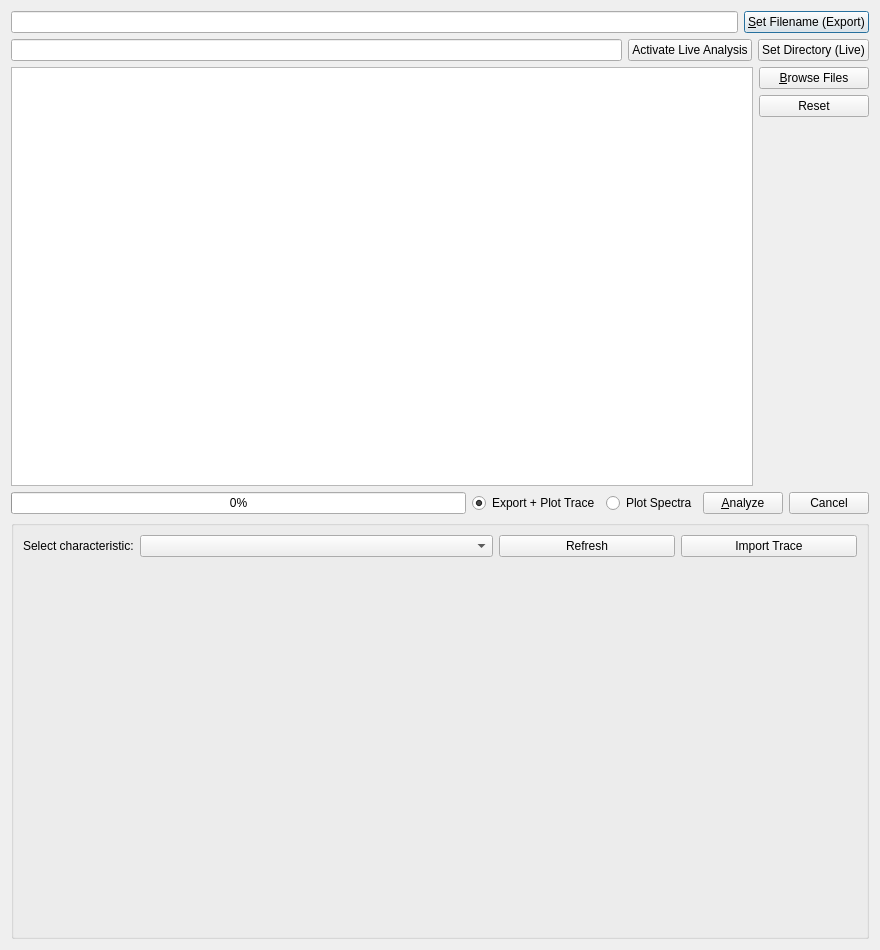
<?xml version="1.0" encoding="UTF-8"?>
<ui version="4.0">
 <class>batch</class>
 <widget class="QDialog" name="batch">
  <property name="geometry">
   <rect>
    <x>0</x>
    <y>0</y>
    <width>880</width>
    <height>950</height>
   </rect>
  </property>
  <property name="windowTitle">
   <string>Batch Analysis</string>
  </property>
  <layout class="QVBoxLayout" name="verticalLayout_2">
   <item>
    <layout class="QHBoxLayout" name="layoutCSVFile">
     <item>
      <widget class="QLineEdit" name="foutBatchfile">
       <property name="readOnly">
        <bool>true</bool>
       </property>
      </widget>
     </item>
     <item>
      <widget class="QPushButton" name="btnSetFilename">
       <property name="enabled">
        <bool>true</bool>
       </property>
       <property name="sizePolicy">
        <sizepolicy hsizetype="Minimum" vsizetype="Fixed">
         <horstretch>0</horstretch>
         <verstretch>0</verstretch>
        </sizepolicy>
       </property>
       <property name="minimumSize">
        <size>
         <width>110</width>
         <height>0</height>
        </size>
       </property>
       <property name="text">
        <string>&amp;Set Filename (Export)</string>
       </property>
      </widget>
     </item>
    </layout>
   </item>
   <item>
    <layout class="QHBoxLayout" name="horizontalLayout">
     <item>
      <widget class="QLineEdit" name="foutWatchdog">
       <property name="readOnly">
        <bool>true</bool>
       </property>
      </widget>
     </item>
     <item>
      <widget class="QPushButton" name="btnWatchdog">
       <property name="text">
        <string>Activate Live Analysis</string>
       </property>
       <property name="checkable">
        <bool>true</bool>
       </property>
       <property name="checked">
        <bool>false</bool>
       </property>
       <property name="default">
        <bool>false</bool>
       </property>
       <property name="flat">
        <bool>false</bool>
       </property>
      </widget>
     </item>
     <item>
      <widget class="QPushButton" name="btnSetWatchdogDir">
       <property name="minimumSize">
        <size>
         <width>110</width>
         <height>0</height>
        </size>
       </property>
       <property name="text">
        <string>Set Directory (Live)</string>
       </property>
      </widget>
     </item>
    </layout>
   </item>
   <item>
    <layout class="QHBoxLayout" name="horizontalLayout_2">
     <item>
      <widget class="IndexedListWidget" name="listFiles">
       <property name="minimumSize">
        <size>
         <width>200</width>
         <height>250</height>
        </size>
       </property>
       <property name="maximumSize">
        <size>
         <width>80000</width>
         <height>50000</height>
        </size>
       </property>
       <property name="acceptDrops">
        <bool>true</bool>
       </property>
       <property name="editTriggers">
        <set>QAbstractItemView::NoEditTriggers</set>
       </property>
      </widget>
     </item>
     <item>
      <layout class="QVBoxLayout" name="verticalLayout">
       <item>
        <widget class="QPushButton" name="btnBrowse">
         <property name="enabled">
          <bool>true</bool>
         </property>
         <property name="minimumSize">
          <size>
           <width>110</width>
           <height>0</height>
          </size>
         </property>
         <property name="text">
          <string>&amp;Browse Files</string>
         </property>
        </widget>
       </item>
       <item>
        <widget class="QPushButton" name="btnReset">
         <property name="enabled">
          <bool>true</bool>
         </property>
         <property name="text">
          <string>Reset</string>
         </property>
         <attribute name="buttonGroup">
          <string notr="true">BtnFileaction</string>
         </attribute>
        </widget>
       </item>
       <item>
        <spacer name="spacerFiles">
         <property name="orientation">
          <enum>Qt::Vertical</enum>
         </property>
         <property name="sizeType">
          <enum>QSizePolicy::Expanding</enum>
         </property>
         <property name="sizeHint" stdset="0">
          <size>
           <width>20</width>
           <height>255</height>
          </size>
         </property>
        </spacer>
       </item>
      </layout>
     </item>
    </layout>
   </item>
   <item>
    <layout class="QHBoxLayout" name="layoutProcess">
     <item>
      <widget class="QProgressBar" name="barProgress">
       <property name="value">
        <number>0</number>
       </property>
      </widget>
     </item>
     <item>
      <widget class="QRadioButton" name="radTrace">
       <property name="text">
        <string>Export + Plot Trace</string>
       </property>
       <property name="checked">
        <bool>true</bool>
       </property>
       <attribute name="buttonGroup">
        <string notr="true">RadProcess</string>
       </attribute>
      </widget>
     </item>
     <item>
      <widget class="QRadioButton" name="radSpectra">
       <property name="enabled">
        <bool>true</bool>
       </property>
       <property name="text">
        <string>Plot Spectra</string>
       </property>
       <attribute name="buttonGroup">
        <string notr="true">RadProcess</string>
       </attribute>
      </widget>
     </item>
     <item>
      <widget class="QPushButton" name="btnAnalyze">
       <property name="text">
        <string>&amp;Analyze</string>
       </property>
       <attribute name="buttonGroup">
        <string notr="true">BtnFileaction</string>
       </attribute>
      </widget>
     </item>
     <item>
      <widget class="QPushButton" name="btnCancel">
       <property name="text">
        <string>Cancel</string>
       </property>
      </widget>
     </item>
    </layout>
   </item>
   <item>
    <widget class="QGroupBox" name="boxTrace">
     <property name="sizePolicy">
      <sizepolicy hsizetype="Expanding" vsizetype="Expanding">
       <horstretch>0</horstretch>
       <verstretch>0</verstretch>
      </sizepolicy>
     </property>
     <property name="minimumSize">
      <size>
       <width>310</width>
       <height>330</height>
      </size>
     </property>
     <layout class="QGridLayout" name="gridLayout_2">
      <item row="0" column="0">
       <widget class="QLabel" name="label">
        <property name="text">
         <string>Select characteristic:</string>
        </property>
       </widget>
      </item>
      <item row="0" column="1">
       <widget class="CharacteristicComboBox" name="cmbTrace">
        <property name="sizePolicy">
         <sizepolicy hsizetype="Preferred" vsizetype="Fixed">
          <horstretch>2</horstretch>
          <verstretch>0</verstretch>
         </sizepolicy>
        </property>
       </widget>
      </item>
      <item row="0" column="3">
       <widget class="QPushButton" name="btnImport">
        <property name="sizePolicy">
         <sizepolicy hsizetype="Minimum" vsizetype="Fixed">
          <horstretch>1</horstretch>
          <verstretch>0</verstretch>
         </sizepolicy>
        </property>
        <property name="text">
         <string>Import Trace</string>
        </property>
       </widget>
      </item>
      <item row="1" column="0" colspan="4">
       <widget class="MatplotlibWidget" name="mplTrace" native="true">
        <property name="enabled">
         <bool>true</bool>
        </property>
        <property name="sizePolicy">
         <sizepolicy hsizetype="MinimumExpanding" vsizetype="Expanding">
          <horstretch>0</horstretch>
          <verstretch>0</verstretch>
         </sizepolicy>
        </property>
        <property name="minimumSize">
         <size>
          <width>280</width>
          <height>360</height>
         </size>
        </property>
        <property name="maximumSize">
         <size>
          <width>80000</width>
          <height>80000</height>
         </size>
        </property>
        <property name="baseSize">
         <size>
          <width>100</width>
          <height>100</height>
         </size>
        </property>
        <property name="autoFillBackground">
         <bool>false</bool>
        </property>
       </widget>
      </item>
      <item row="0" column="2">
       <widget class="QPushButton" name="btnRefresh">
        <property name="sizePolicy">
         <sizepolicy hsizetype="Minimum" vsizetype="Fixed">
          <horstretch>1</horstretch>
          <verstretch>0</verstretch>
         </sizepolicy>
        </property>
        <property name="text">
         <string>Refresh</string>
        </property>
       </widget>
      </item>
     </layout>
    </widget>
   </item>
  </layout>
 </widget>
 <customwidgets>
  <customwidget>
   <class>MatplotlibWidget</class>
   <extends>QWidget</extends>
   <header location="global">ui.matplotlibwidget</header>
  </customwidget>
  <customwidget>
   <class>IndexedListWidget</class>
   <extends>QListWidget</extends>
   <header>ui.indexedlistwidget</header>
  </customwidget>
  <customwidget>
   <class>CharacteristicComboBox</class>
   <extends>QComboBox</extends>
   <header location="global">ui.customcombobox</header>
  </customwidget>
 </customwidgets>
 <tabstops>
  <tabstop>btnSetFilename</tabstop>
  <tabstop>btnBrowse</tabstop>
  <tabstop>foutBatchfile</tabstop>
  <tabstop>listFiles</tabstop>
  <tabstop>btnReset</tabstop>
 </tabstops>
 <resources/>
 <connections/>
 <buttongroups>
  <buttongroup name="RadProcess"/>
  <buttongroup name="BtnFileaction">
   <property name="exclusive">
    <bool>false</bool>
   </property>
  </buttongroup>
 </buttongroups>
</ui>
